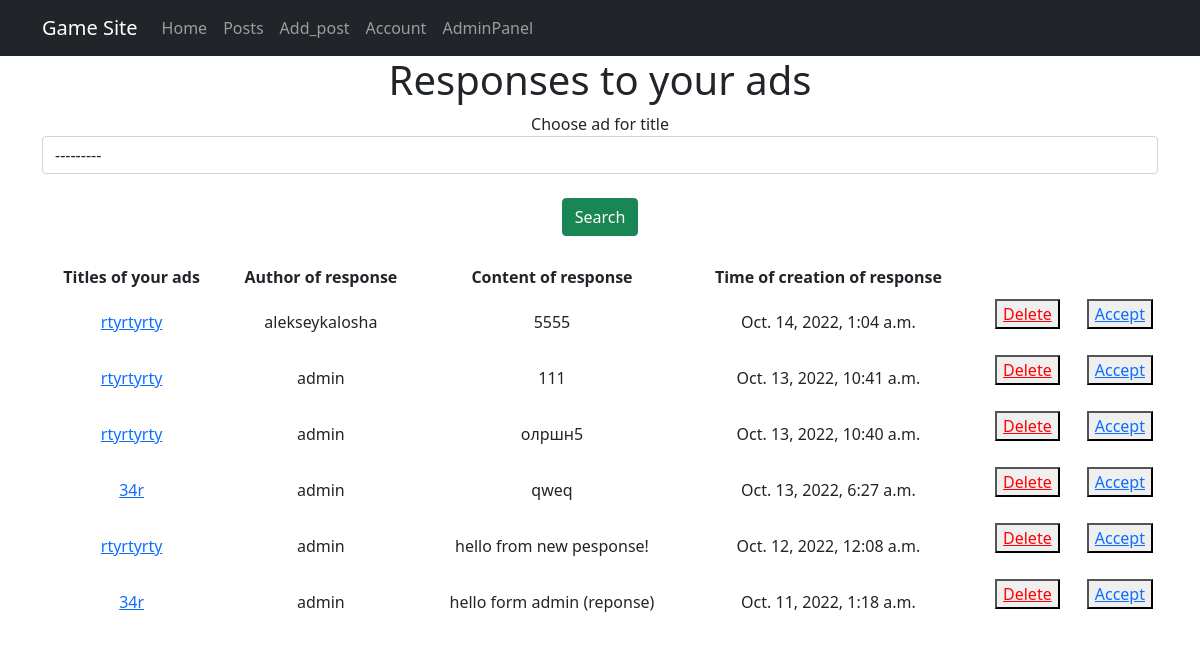
The page /responses/ (signed in) on the database as committed earlier.
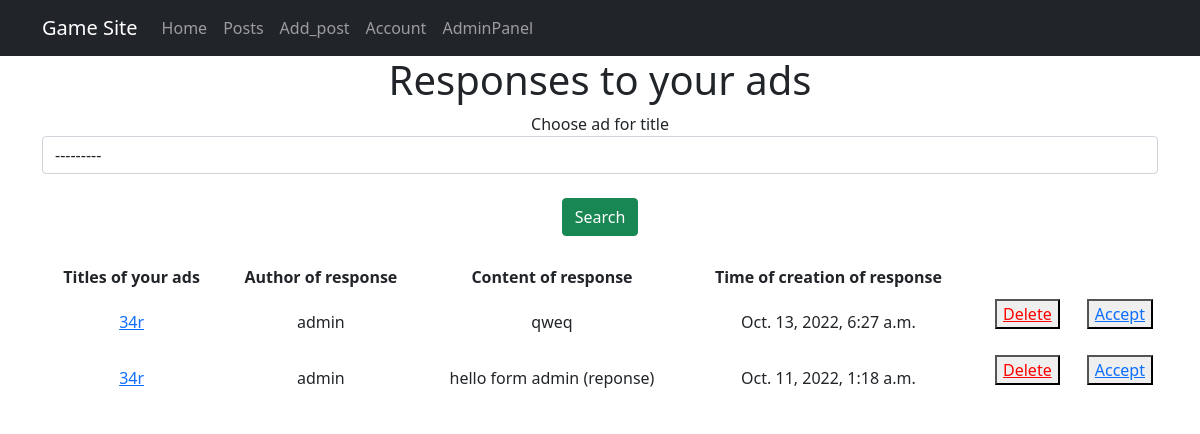
The same page on the database as committed later.
### ads/models.py (models this page shows, shortened)
class Response(models.Model):
    author = models.ForeignKey(User, on_delete=models.CASCADE, default=None, blank=True)
    text = models.TextField()
    time_of_creation = models.DateTimeField(auto_now_add=True)
    post = models.ForeignKey(
        Post,
        on_delete=models.CASCADE,
        default=None,
        blank=True,
        related_name='response'
    )
    status = models.BooleanField(default=False)

class Post(models.Model):
    TYPE = (
        ('tank', 'Танки'),
        ('heal', 'Хилы'),
        ('dd', 'ДД'),
        ('buyers', 'Торговцы'),
        ('gildmaster', 'Гилдмастеры'),
        ('quest', 'Квестгиверы'),
        ('smith', 'Кузнецы'),
        ('tanner', 'Кожевники'),
        ('potion', 'Зельевары'),
        ('spellmaster', 'Мастера заклинаний'),
    )
    author = models.ForeignKey(User, on_delete=models.CASCADE, default=None, blank=True)
    title = models.CharField(max_length=64, unique=True)
    category = models.CharField(max_length=16, choices=TYPE, default='tank')
    content = RichTextUploadingField(blank=True, null=True)
    def __str__(self):
        return f'{self.title}: {self.author}'

### ads/views.py (the view)
# urls.py: path('responses/', ResponsesView.as_view(), name='responses'),
class ResponsesView(FilterView):
    model = Response
    filterset_class = ResponseFilter
    template_name = 'ads/responses.html'
    context_object_name = 'responses'
    ordering = ['-time_of_creation']
    def get_context_data(self, *, object_list=None, **kwargs):
        context = super().get_context_data(**kwargs)
        user = self.request.user
        context['user'] = user
        responses_to_current_users_posts = Response.objects.filter(post__author=user)
        context['responses_to_current_users_posts'] = responses_to_current_users_posts
        return context

### ads/filters.py (called while the page is built)
def get_post_queryset(request):
    queryset = Post.objects.filter(author=request.user)
    return queryset

### templates/ads/responses.html (shortened to what this page needs)
{% extends 'index.html' %}
{% load crispy_forms_tags %}
{% block content %}
<h1> Responses to your ads </h1>
<form method="GET">
    {{ filter.form|crispy }}
    <br>
    <button type="submit" class="btn btn-success">Search</button>
</form>
<br>
{% if responses_to_current_users_posts %}
<table align="center">
    <thead>
    <th>
        <b>
            Titles of your ads
        </b>
    </th>
    <th>
        <b> Author of response </b>
    </th>
    <th>
        <b> Content of response </b>
    </th>
    <th>
        <b> Time of creation of response  </b>
    </th>
    </thead>
    {% for response in filter.qs %}
    {% if response.post.author == user %}
    <tr>
        <td>
            <a href="{% url 'post_detail' response.post.id %}">{{ response.post.title }}</a>
        </td>
        <td>
            {{ response.author }}
        </td>
        <td>
            {{ response.text }}
        </td>
        <td>
            {{ response.time_of_creation }}
        </td>
        <td>
            <p align="right">
                <button>
                    <a href="{% url 'response_delete' response.id %}" style="color:#FF0000">Delete</a>
                </button>
                <br>
            </p>
        </td>
        <td>
            <p align="right">
                <button>
                    <a href="accept_response/?pk={{ response.id }}">Accept</a>
                </button>
            </p>
        </td>
    </tr>
    {% endif %}
    {% endfor %}
</table>
{% else %}
<h2>На данный момент нет откликов на ваши объявления</h2>
{% endif %}
{% endblock content %}

Rows that differ between the two databases and show on the page:
removed Response: post "rtyrtyrty", author "alekseykalosha", text "5555", time_of_creation "Oct. 14, 2022, 1:04 a.m."
removed Response: post "rtyrtyrty", author "admin", text "111", time_of_creation "Oct. 13, 2022, 10:41 a.m."
removed Response: post "rtyrtyrty", author "admin", text "олршн5", time_of_creation "Oct. 13, 2022, 10:40 a.m."
removed Response: post "rtyrtyrty", author "admin", text "hello from new pesponse!", time_of_creation "Oct. 12, 2022, 12:08 a.m."
